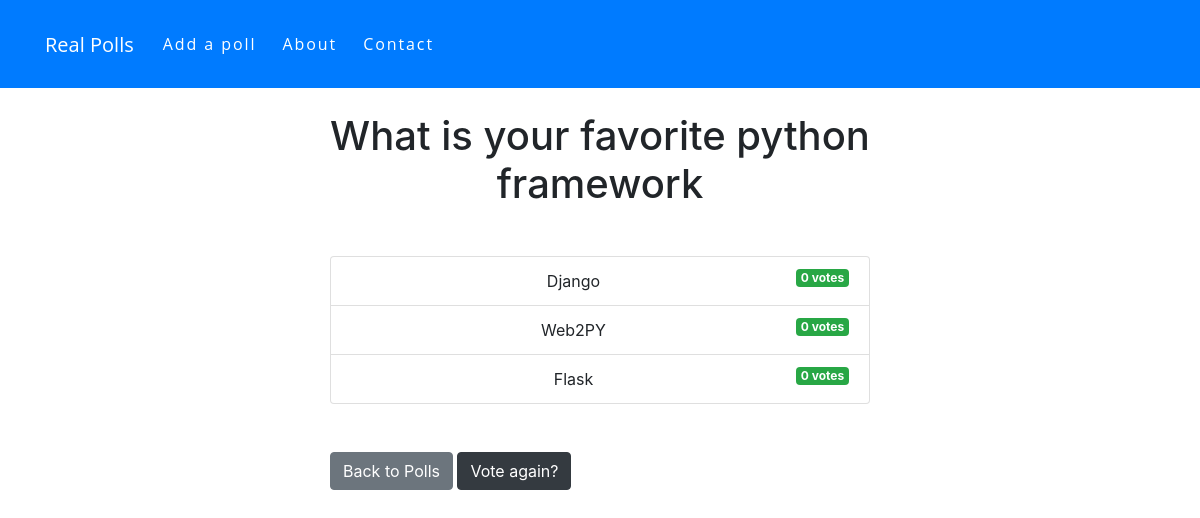
/results/5/, run on an earlier commit of the app's database.
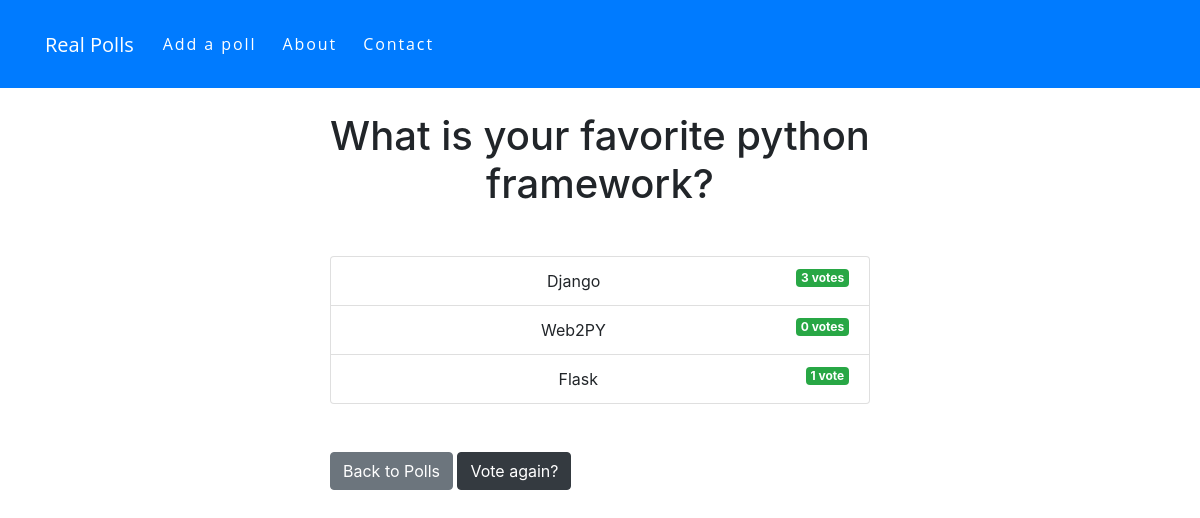
And on a later commit of the database.
### polls/models.py (models this page shows, shortened)
class Poll(models.Model):
	question = models.TextField()
	option_one = models.CharField(max_length=30)
	option_two = models.CharField(max_length=30)
	option_three = models.CharField(max_length=30)
	option_one_count = models.IntegerField(default=0)
	option_two_count = models.IntegerField(default=0)
	option_three_count = models.IntegerField(default=0)

### polls/views.py (the view)
# urls.py: path('results/<int:poll_id>/', views.results, name='results'),
def results(request, poll_id):
	poll = Poll.objects.get(pk=poll_id)
	context = {
		'poll': poll
	}
	return render(request, 'polls/results.html', context)

### polls/templates/polls/results.html
{% extends "base.html" %}
{% block content %}
	<h1 class="mb-5 text-center">
		{{ poll.question }}
	</h1>
	<ul class="list-group mb-5">
		<li class="list-group-item">
			{{ poll.option_one }}
			<span class="badge badge-success float-right">
				{{ poll.option_one_count }} vote{{ poll.option_one_count | pluralize }}
			</span>
		</li>
		<li class="list-group-item">
			{{ poll.option_two }}
			<span class="badge badge-success float-right">
				{{ poll.option_two_count }} vote{{ poll.option_two_count | pluralize }}
			</span>
		</li>
		<li class="list-group-item">
			{{ poll.option_three }}
			<span class="badge badge-success float-right">
				{{ poll.option_three_count }} vote{{ poll.option_three_count | pluralize }}
			</span>
		</li>
	</ul>
	<a href="{% url 'polls:index' %}" class="btn btn-secondary">Back to Polls</a>
	<a href="{% url 'polls:vote' poll.id %}" class="btn btn-dark">Vote again?</a>
{% endblock content %}

### polls/templates/base.html (shortened to what this page needs)
<!DOCTYPE html>
<html>
<head>
	<link rel="stylesheet" href="https://stackpath.bootstrapcdn.com/bootstrap/4.5.0/css/bootstrap.min.css">
	<link rel="stylesheet" href="https://use.fontawesome.com/releases/v5.6.1/css/all.css">
</head>
<body>
	{% include "polls/navbar.html" %}
	<div class="container">
		<div class="row">
			<div class="col-md-6 m-auto">
				{% block content %}
				{% endblock %}
			</div>
		</div>
	</div>
</body>
</html>

### polls/templates/polls/navbar.html (shortened to what this page needs)
<nav class="navbar navbar-expand-lg navbar-inverse navbar-dark bg-primary mb-4">
	<div class="container">
		<a href="/" class="navbar-brand ">Real Polls</a>
		 <div class="collapse navbar-collapse" id="navbarSupportedContent">
		    <ul class="nav navbar-nav mr-auto">
		      <li class="nav-item">
		        <a class="nav-link" href="{% url 'polls:add_poll' %}">Add a poll </a>
		      </li>
		      <li class="nav-item">
		        <a class="nav-link" href="#">About</a>
		      </li>
		      <li class="nav-item">
		        <a class="nav-link " href="#">Contact</a>
		      </li>
		    </ul>
		</div>
	</div>
</nav>

### polls/templates/polls/navbar.html (style rules this page uses)
nav { margin: 0; font: 16px 'Open Sans', arial, sans-serif; }
.navbar .nav-item a { color: white !important; }
ul { margin: auto 0; padding: 0; list-style: none; display: table; text-align: center; }
li { display: table-cell; position: relative; padding: 10px 5px; }
.navbar .nav-item a { color: #fff; text-decoration: none; letter-spacing: 0.12em; display: inline-block; padding: 15px 20px; position: relative; }
a:after { background: none repeat scroll 0 0 trasparent; bottom: 0; content: ""; display: block; height: 2px; left: 50%; position: absolute; background: #fff; transition: width 0.3s ease 0s, left 0.3s ease 0s; width: 0; }

What changed in the data, as far as the page shows it:
changed Poll "Django": question "What is your favorite python framework" → "What is your favorite python framework?"; option_one_count "0" → "3"; option_three_count "0" → "1"; option_three_count|pluralize "s" → (not shown)
